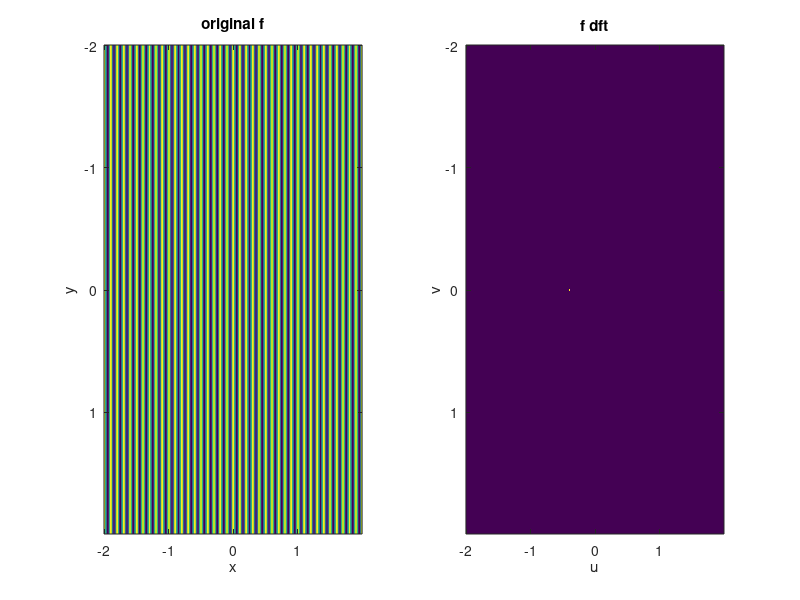

Reproduce this figure in MATLAB. (Note: this script raises an error after producing the figure.)
x = -2:.01:1.99;
y = -2:.01:1.99;

[X, Y] = meshgrid(x, y);

%a
f = cos(20 * pi * X);
fdft = fftshift(fft2(f));

figure;
subplot(1, 2, 1);
imagesc(x, y, f);
title('original f');
xlabel('x');
ylabel('y');

subplot(1, 2, 2);
imagesc(x, y, log(abs(fdft) + 1));
title('f dft');
xlabel('u');
ylabel('v');

%b
std = .2;
noise = randn(size(f)) * std;
fn = f + n;

figure;
subplot(1, 2, 1);
imagesc(x, y, fn);
title('Noisy fn');
xlabel('x');
ylabel('y');

subplot(1, 2, 2);
imagesc(x, y, log(abs(fftshift(fft2(fn))) + 1));
title('DFT fn');
xlabel('u');
ylabel('v');

%c
total_energy = sum(f(:) .^ 2);
noise_energy = sum(n(:) .^ 2);
SNR = total_energy / noise_energy


